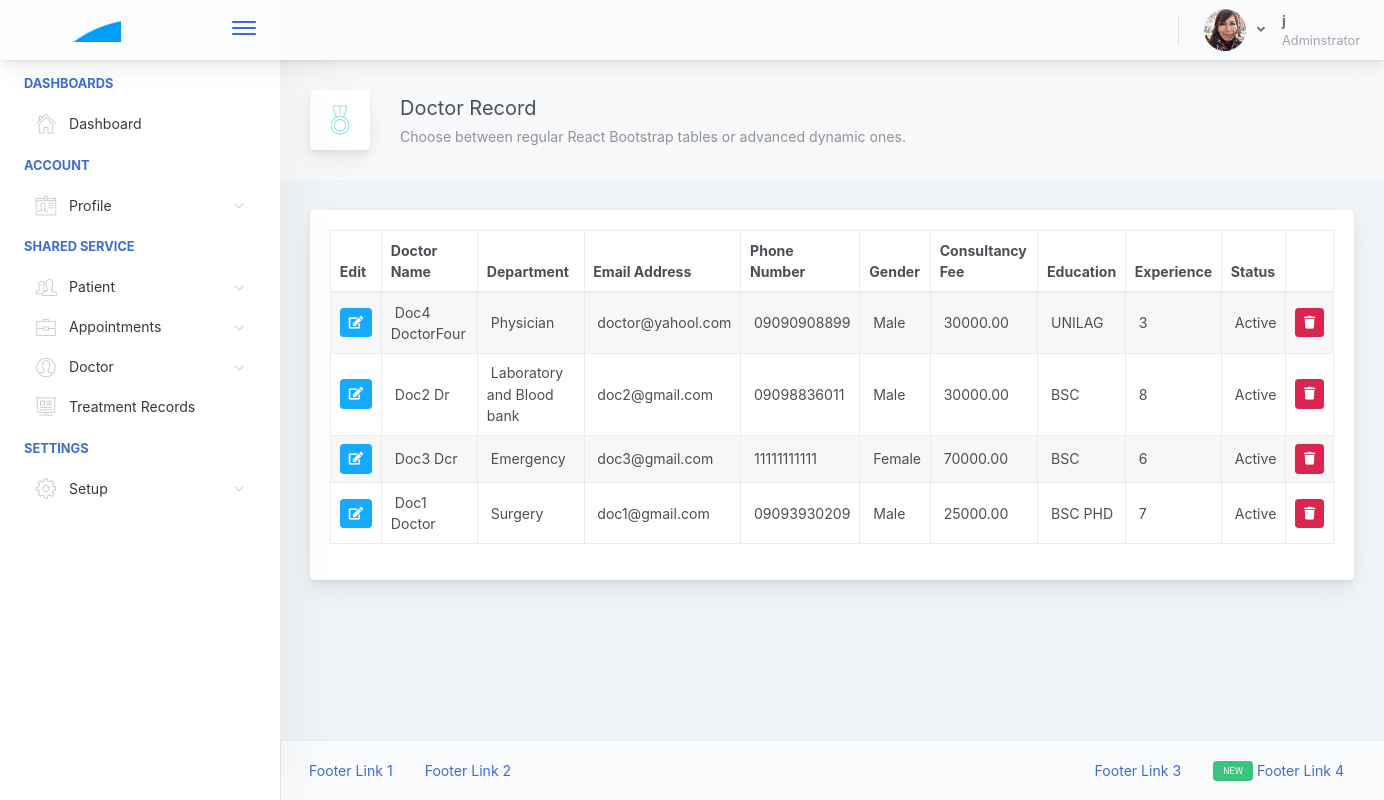
The page /Admin/viewDoctor.php (signed in) on the database its author committed.
### tables this page shows
CREATE TABLE `admin_tbl` (
  `id` int(11) NOT NULL AUTO_INCREMENT,
  `firstname` varchar(100) DEFAULT NULL,
  `lastname` varchar(100) DEFAULT NULL,
  `gender` varchar(45) DEFAULT NULL,
  `emailAddress` varchar(100) DEFAULT NULL,
  `password` varchar(100) DEFAULT NULL,
  `confirmPassword` varchar(100) DEFAULT NULL,
  `phoneNumber` varchar(100) DEFAULT NULL,
  `address` varchar(200) DEFAULT NULL,
  `status` varchar(45) DEFAULT NULL,
  `addedBy` varchar(100) DEFAULT NULL,
  `timeAdded` varchar(100) DEFAULT NULL,
  PRIMARY KEY (`id`)
);

CREATE TABLE `doctor_tbl` (
  `id` int(11) NOT NULL AUTO_INCREMENT,
  `doctorFirstname` varchar(100) DEFAULT NULL,
  `doctorLastname` varchar(100) DEFAULT NULL,
  `education` varchar(100) DEFAULT NULL,
  `qualification` varchar(100) DEFAULT NULL,
  `experience` varchar(100) DEFAULT NULL,
  `consultancyFee` float(10,2) DEFAULT NULL,
  `departmentid` int(11) DEFAULT NULL,
  `gender` varchar(45) DEFAULT NULL,
  `address` varchar(100) DEFAULT NULL,
  `city` varchar(100) DEFAULT NULL,
  `phoneNumber` varchar(45) DEFAULT NULL,
  `emailAddress` varchar(100) DEFAULT NULL,
  `password` varchar(100) DEFAULT NULL,
  `status` varchar(45) DEFAULT NULL,
  PRIMARY KEY (`id`)
);

CREATE TABLE `department_tbl` (
  `id` int(11) NOT NULL AUTO_INCREMENT,
  `departmentName` varchar(100) DEFAULT NULL,
  `description` varchar(200) DEFAULT NULL,
  `status` varchar(45) DEFAULT NULL,
  PRIMARY KEY (`id`)
);

### Admin/viewDoctor.php (the view, shortened to what this page needs)
<?php include("../include/Functions.php");
confirm_login(); ?>
<!DOCTYPE html>
<html lang="en">
<head>
    <link rel="stylesheet" href="../assets/main.d810cf0ae7f39f28f336.css">
</head>
<body>
    <div class="app-container app-theme-white body-tabs-shadow fixed-sidebar fixed-header">
        <?php include("./layout/header.php"); ?>
        <div class="app-main">
            <?php include("./layout/sidebar.php"); ?>
            <div class="app-main__outer">
                <div class="app-main__inner">
                    <div class="app-page-title">
                        <div class="page-title-wrapper">
                            <div class="page-title-heading">
                                <div class="page-title-icon">
                                    <i class="pe-7s-medal icon-gradient bg-tempting-azure"></i>
                                </div>
                                <div>Doctor Record
                                    <div class="page-title-subheading">Choose between regular React Bootstrap tables or advanced dynamic ones.</div>
                                </div>
                            </div>
                        </div>
                    </div>
                    <div class="tab-content">
                        <div class="row">
                            <div class="col-md-12">
                                <div class="main-card mb-3 card">
                                    <div class="card-body">
                                        <table style="width: 100%;" id="example" class="table table-hover table-striped table-bordered">
                                            <thead>
                                                <tr>
                                                    <th>Edit</th>
                                                    <th>Doctor Name</th>
                                                    <th>Department</th>
                                                    <th>Email Address</th>
                                                    <th>Phone Number</th>
                                                    <th>Gender</th>
                                                    <th>Consultancy Fee</th>
                                                    <th>Education</th>
                                                    <th>Experience</th>
                                                    <th>Status</th>
                                                    <th></th>
                                                </tr>
                                            </thead>
                                            <tbody>
                                                <?php
                                                global $db_connect;
                                                $query = "SELECT * FROM doctor_tbl";
                                                $execute = mysqli_query($db_connect, $query);
                                                while ($rs = mysqli_fetch_array($execute)) {
                                                    $querydept = "SELECT * FROM department_tbl WHERE id='$rs[departmentid]'";
                                                    $executedept = mysqli_query($db_connect, $querydept);
                                                    $rsdept = mysqli_fetch_array($executedept);
                                                    echo "
                                                        <tr>
                                                            <td>
                                                            <a href='addDoctor.php?editid=$rs[id]'>
                                                                <button class='btn btn-info btn-sm float-left'>
                                                                    <i class='fa fa-edit'></i>
                                                                </button>
                                                                </a>
                                                            </td>
                                                            <td>&nbsp;$rs[doctorFirstname] $rs[doctorLastname]</td>
                                                            <td>&nbsp;$rsdept[departmentName]</td>
                                                            <td>&nbsp;$rs[emailAddress]</td>
                                                            <td>&nbsp;$rs[phoneNumber]</td>
                                                            <td>&nbsp;$rs[gender]</td>
                                                            <td>&nbsp;$rs[consultancyFee]</td>
                                                            <td>&nbsp;$rs[education]</td>
                                                            <td>&nbsp;$rs[experience]</td>
                                                            <td>&nbsp;$rs[status]</td>
                                                            <td>
                                                                 <a href='viewDoctor.php?delid=$rs[id]'>
                                                                 <button class='btn btn-danger btn-sm float-right'>
                                                                     <i class='fa fa-trash'></i>
                                                                 </button>
                                                                 </a>
                                                            </td>
                                                        </tr>
                                                    ";
                                                }
                                                ?>
                                            </tbody>
                                        </table>
                                    </div>
                                </div>
                            </div>
                        </div>
                    </div>
                </div>
                <div class="app-wrapper-footer">
                    <div class="app-footer">
                        <div class="app-footer__inner">
                            <div class="app-footer-left">
                                <ul class="nav">
                                    <li class="nav-item">
                                        <a href="javascript:void(0);" class="nav-link">
                                            Footer Link 1
                                        </a>
                                    </li>
                                    <li class="nav-item">
                                        <a href="javascript:void(0);" class="nav-link">
                                            Footer Link 2
                                        </a>
                                    </li>
                                </ul>
                            </div>
                            <div class="app-footer-right">
                                <ul class="nav">
                                    <li class="nav-item">
                                        <a href="javascript:void(0);" class="nav-link">
                                            Footer Link 3
                                        </a>
                                    </li>
                                    <li class="nav-item">
                                        <a href="javascript:void(0);" class="nav-link">
                                            <div class="badge badge-success mr-1 ml-0">
                                                <small>NEW</small>
                                            </div>
                                            Footer Link 4
                                        </a>
                                    </li>
                                </ul>
                            </div>
                        </div>
                    </div>
                </div>
            </div>
        </div>
</body>
</html>

### Admin/layout/header.php (shortened to what this page needs)
<!DOCTYPE html>
<html lang="en">
<head>
    <link rel="stylesheet" href="../assets/main.d810cf0ae7f39f28f336.css">
</head>
<body>
    <div class="app-header header-shadow">
        <div class="app-header__logo">
            <div class="logo-src"></div>
            <div class="header__pane ml-auto">
                <div>
                    <button type="button" class="hamburger close-sidebar-btn hamburger--elastic" data-class="closed-sidebar">
                        <span class="hamburger-box">
                            <span class="hamburger-inner"></span>
                        </span>
                    </button>
                </div>
            </div>
        </div>
        <div class="app-header__content">
            <div class="app-header-right">
                <div class="header-btn-lg pr-0">
                    <div class="widget-content p-0">
                        <div class="widget-content-wrapper">
                            <div class="widget-content-left">
                                <div class="btn-group">
                                    <a data-toggle="dropdown" aria-haspopup="true" aria-expanded="false" class="p-0 btn">
                                        <img width="42" class="rounded-circle" src="assets/images/avatars/1.jpg" alt="">
                                        <i class="fa fa-angle-down ml-2 opacity-8"></i>
                                    </a>
                                </div>
                            </div>
                            <div class="widget-content-left  ml-3 header-user-info">
                                <?php
                                global $db_connect;
                                $query = "SELECT * FROM admin_tbl WHERE id='$_SESSION[id]'";
                                $Execute = mysqli_query($db_connect, $query);
                                while ($row = mysqli_fetch_array($Execute)) {
                                    echo " <div class='widget-heading'>
                                            $row[firstname]
                                            </div>
                                ";
                                }
                                ?>
                                <div class="widget-subheading">
                                    Adminstrator
                                </div>
                            </div>
                        </div>
                    </div>
                </div>
            </div>
        </div>
    </div>
</body>
</body>
</html>

### rows shown on the page
admin_tbl: firstname "j"
doctor_tbl: doctorFirstname "Doc4", doctorLastname "DoctorFour", department_tbl.departmentName "Physician", emailAddress "doctor@yahool.com", phoneNumber "09090908899", gender "Male", consultancyFee "30000.00", education "UNILAG", experience "3", status "Active"
doctor_tbl: doctorFirstname "Doc2", doctorLastname "Dr", department_tbl.departmentName "Laboratory and Blood bank", emailAddress "doc2@gmail.com", phoneNumber "09098836011", gender "Male", consultancyFee "30000.00", education "BSC", experience "8", status "Active"
doctor_tbl: doctorFirstname "Doc3", doctorLastname "Dcr", department_tbl.departmentName "Emergency", emailAddress "doc3@gmail.com", phoneNumber "11111111111", gender "Female", consultancyFee "70000.00", education "BSC", experience "6", status "Active"
doctor_tbl: doctorFirstname "Doc1", doctorLastname "Doctor", department_tbl.departmentName "Surgery", emailAddress "doc1@gmail.com", phoneNumber "09093930209", gender "Male", consultancyFee "25000.00", education "BSC PHD", experience "7", status "Active"
